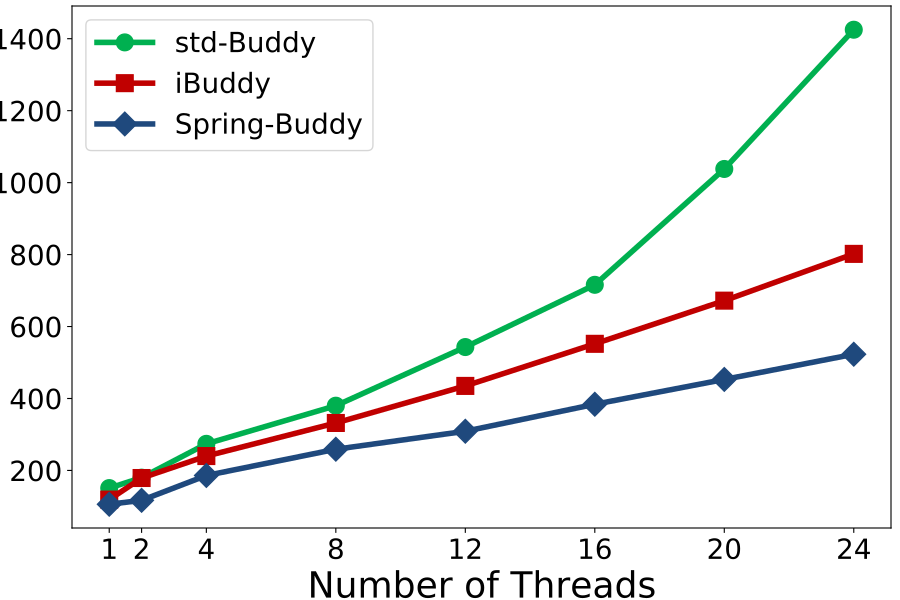

Python code for this plot:
import sys,os
import matplotlib.pyplot as plt
import random

markerTable = {'iBuddy':'s', 'std-Buddy':'o', 'Spring-Buddy':'D'}
colorTable = {'iBuddy':'#C00000', 'std-Buddy':'#00B050', 'Spring-Buddy':'#1f497d'}


xArr = [1,2,4,8,12,16,20,24]
yDict = {
    "std-Buddy": [151, 180, 274, 380, 543, 716, 1038, 1425],
    "iBuddy": [119, 179, 240, 332, 435, 552, 672, 802],
    "Spring-Buddy": [106, 117, 186, 259, 309, 384, 453, 523]
}

plt.figure(figsize=(9,6))

targetName = list(yDict.keys())

for i in range(len(targetName)):
    plt.plot(xArr,yDict[targetName[i]], label=targetName[i], linewidth=4, marker=markerTable[targetName[i]], color=colorTable[targetName[i]], markersize=12)

plt.legend(fontsize=20)
plt.xticks(fontsize=20)
plt.yticks(fontsize=20)
plt.xticks(xArr,xArr,fontsize=20)
plt.ylabel('Request Latency (cycles)', fontsize=26)
plt.xlabel('Number of Threads', fontsize=26)
plt.subplots_adjust(left=0.08, right=0.99, top=0.99, bottom=0.12)

plt.savefig('%s.pdf' % os.path.splitext(sys.argv[0])[0])

plt.show()
